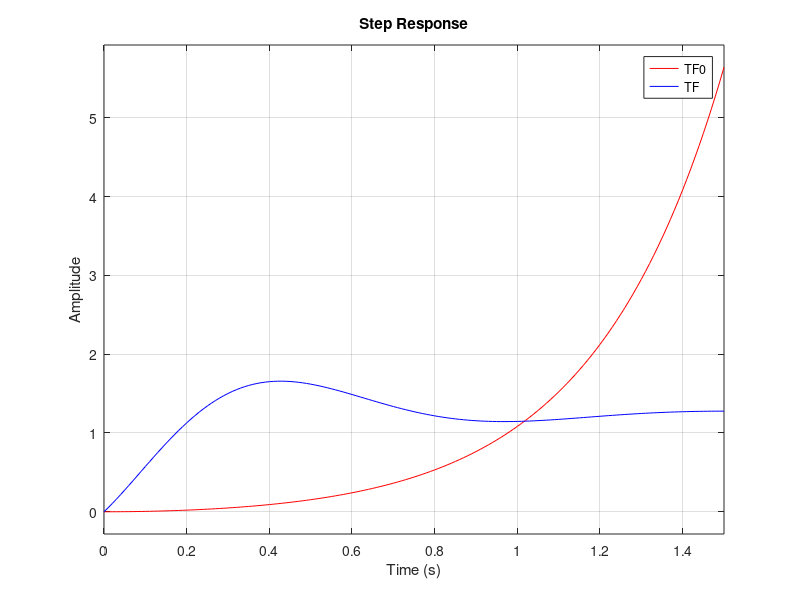

Write MATLAB code to recreate this figure.
pkg load control
s = tf('s');
m = 1; l = 1; g = 10;
TF0 = 1/(m*l^2*s^2 - m*g*l);

ss(TF0)

damp(TF0)

Kp = 50; Kd = 5; Ki = 0;
TFC=pid(Kp,Ki,Kd)

TF = feedback(TFC*TF0,1)

t = 0:0.01:1.5;

step(TF0, t, 'r' , TF, t, 'b');
xlabel('Time (s)');
ylabel('Amplitude');

